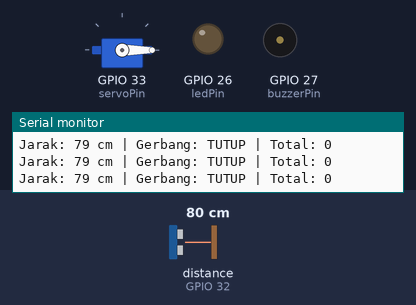
A sketch run on a simulated ESP32. On the bench: servo, output pins drawn as LEDs (lit = HIGH), buzzer (waves = sounding, pin HIGH), the last lines printed to the serial monitor. Wiring (inferred from the names in the program): ultrasonic range finder: trigger GPIO 25; echo GPIO 32. The inputs (shaded band) are chosen by the test bench; at power-on: distance to the obstacle (sensor on GPIO 32) 80 cm. The echo pulse lasts 58.3 µs per cm; WiFi joins after 1.5 s; servers stay silent unless stated; pins used as bus, display or sensor lines are not drawn.

Above: at 2.7 s.
2.8 s: distance to the obstacle (sensor on GPIO 32) set to 18 cm
4.5 s: distance to the obstacle (sensor on GPIO 32) set to 14 cm
At 5.13 s:
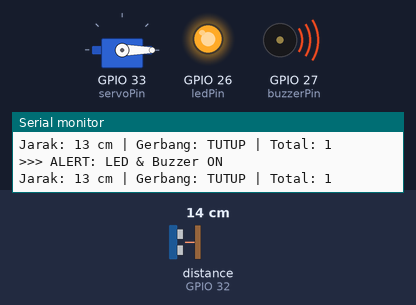
At 7.7 s:
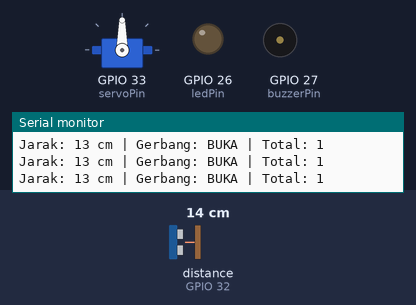
Timing chart, 0 to 9.2 s (numbered marks = the images above; inputs shaded):
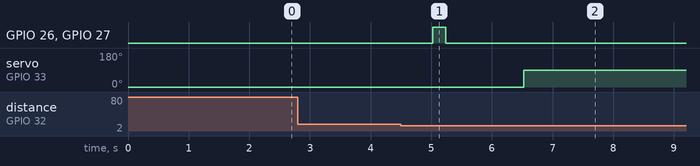

The sketch:

sketch_dec10a.ino
```cpp
#include <ESP32Servo.h>
#include <WiFi.h>
#include <WebServer.h>

const char* ssid = "Vivo Y17s";
const char* password = "Aditiaaaa";

const int trigPin = 25;
const int echoPin = 32;

const int servoPin = 33;

const int ledPin = 26;
const int buzzerPin = 27;

Servo gerbang;
WebServer server(80);

long duration;
int distance;

unsigned long lastDetectedTime = 0;
unsigned long firstDetectedTime = 0;
unsigned long alertStartTime = 0;

bool gateOpen = false;
bool detecting = false;
bool alertActive = false;
bool alertUsed = false;
bool wifiConnected = false;

int totalDetections = 0;
unsigned long totalResponseTime = 0;
int responseCount = 0;

const char webpage[] PROGMEM = R"=====(
<!DOCTYPE html>
<html>
<head>
<meta charset="UTF-8">
<meta name="viewport" content="width=device-width, initial-scale=1.0">
<title>Sistem Parkir Otomatis</title>
<style>
* {
  margin: 0;
  padding: 0;
  box-sizing: border-box;
}
body {
  font-family: 'Segoe UI', Tahoma, Geneva, Verdana, sans-serif;
  background: linear-gradient(135deg, #667eea 0%, #764ba2 100%);
  min-height: 100vh;
  padding: 20px;
}
.container {
  max-width: 1200px;
  margin: 0 auto;
}
.header {
  text-align: center;
  color: white;
  margin-bottom: 30px;
}
.header h1 {
  font-size: 2.5em;
  margin-bottom: 10px;
  text-shadow: 2px 2px 4px rgba(0,0,0,0.3);
}
.header p {
  font-size: 1.1em;
  opacity: 0.9;
}
.cards {
  display: grid;
  grid-template-columns: repeat(auto-fit, minmax(250px, 1fr));
  gap: 20px;
  margin-bottom: 30px;
}
.card {
  background: white;
  border-radius: 15px;
  padding: 25px;
  box-shadow: 0 10px 30px rgba(0,0,0,0.2);
  transition: transform 0.3s;
}
.card:hover {
  transform: translateY(-5px);
}
.card-header {
  display: flex;
  justify-content: space-between;
  align-items: center;
  margin-bottom: 15px;
}
.card-icon {
  font-size: 2em;
}
.card-label {
  font-size: 0.85em;
  color: #666;
  text-transform: uppercase;
  letter-spacing: 1px;
  font-weight: 600;
}
.card-value {
  font-size: 3em;
  font-weight: bold;
  color: #333;
  margin: 10px 0;
}
.card-unit {
  font-size: 0.9em;
  color: #999;
}
.card-blue { border-left: 5px solid #3498db; }
.card-purple { border-left: 5px solid #9b59b6; }
.card-orange { border-left: 5px solid #e67e22; }
.card-green { border-left: 5px solid #27ae60; }
.card-red { border-left: 5px solid #e74c3c; }
.status-bar {
  background: white;
  border-radius: 15px;
  padding: 25px;
  box-shadow: 0 10px 30px rgba(0,0,0,0.2);
  margin-bottom: 30px;
}
.status-content {
  display: flex;
  align-items: center;
  gap: 20px;
}
.status-icon {
  font-size: 2.5em;
}
.status-text h3 {
  font-size: 1.3em;
  margin-bottom: 5px;
  color: #333;
}
.status-text p {
  color: #666;
  font-size: 0.95em;
}
.status-badge {
  margin-left: auto;
  padding: 10px 20px;
  border-radius: 25px;
  font-weight: bold;
  font-size: 0.9em;
}
.badge-active {
  background: #ffeaa7;
  color: #d63031;
}
.badge-idle {
  background: #dfe6e9;
  color: #636e72;
}
.alert-active {
  background: linear-gradient(135deg, #fdcb6e 0%, #e17055 100%);
  animation: pulse 2s infinite;
}
@keyframes pulse {
  0%, 100% { opacity: 1; }
  50% { opacity: 0.8; }
}
.history {
  background: white;
  border-radius: 15px;
  padding: 25px;
  box-shadow: 0 10px 30px rgba(0,0,0,0.2);
}
.history h2 {
  color: #333;
  margin-bottom: 20px;
  font-size: 1.5em;
}
table {
  width: 100%;
  border-collapse: collapse;
}
th {
  background: #667eea;
  color: white;
  padding: 12px;
  text-align: left;
  font-weight: 600;
  text-transform: uppercase;
  font-size: 0.85em;
  letter-spacing: 0.5px;
}
td {
  padding: 12px;
  border-bottom: 1px solid #eee;
  color: #333;
}
tr:hover {
  background: #f8f9fa;
}
.live-indicator {
  display: inline-block;
  width: 10px;
  height: 10px;
  background: #27ae60;
  border-radius: 50%;
  margin-right: 8px;
  animation: blink 1s infinite;
}
@keyframes blink {
  0%, 100% { opacity: 1; }
  50% { opacity: 0.3; }
}
footer {
  text-align: center;
  color: white;
  margin-top: 30px;
  font-size: 0.9em;
  opacity: 0.8;
}
</style>
</head>
<body>
<div class="container">
  <div class="header">
    <h1>🚗 Sistem Parkir Otomatis</h1>
    <p>Real-time Monitoring Dashboard ESP32</p>
  </div>

  <div class="cards">
    <div class="card card-blue">
      <div class="card-header">
        <span class="card-icon">📡</span>
        <span class="card-label"><span class="live-indicator"></span>Live</span>
      </div>
      <div class="card-label">Jarak Deteksi</div>
      <div class="card-value" id="distance">-</div>
      <div class="card-unit">centimeter</div>
    </div>

    <div class="card card-purple">
      <div class="card-header">
        <span class="card-icon">📊</span>
        <span class="card-label">Total</span>
      </div>
      <div class="card-label">Mobil Terdeteksi</div>
      <div class="card-value" id="total">0</div>
      <div class="card-unit">kendaraan</div>
    </div>

    <div class="card card-orange">
      <div class="card-header">
        <span class="card-icon">⏱️</span>
        <span class="card-label">Rata-rata</span>
      </div>
      <div class="card-label">Waktu Respon</div>
      <div class="card-value" id="avgtime">0.0</div>
      <div class="card-unit">detik</div>
    </div>

    <div class="card" id="gateCard">
      <div class="card-header">
        <span class="card-icon" id="gateIcon">🚪</span>
        <span class="card-label">Status</span>
      </div>
      <div class="card-label">Kondisi Gerbang</div>
      <div class="card-value" id="gate">TUTUP</div>
      <div class="card-unit" id="gateDesc">Gerbang tertutup</div>
    </div>
  </div>

  <div class="status-bar" id="statusBar">
    <div class="status-content">
      <span class="status-icon" id="statusIcon">✓</span>
      <div class="status-text">
        <h3 id="statusTitle">Sistem Standby</h3>
        <p id="statusDesc">Menunggu kendaraan masuk zona deteksi (< 15cm)</p>
      </div>
      <div class="status-badge badge-idle" id="statusBadge">IDLE</div>
    </div>
  </div>

  <div class="history">
    <h2>📋 Data Real-time</h2>
    <table>
      <thead>
        <tr>
          <th>Waktu</th>
          <th>Jarak (cm)</th>
          <th>Status Deteksi</th>
          <th>Status Gerbang</th>
        </tr>
      </thead>
      <tbody id="historyTable">
      </tbody>
    </table>
    <h3>Waktu Respon</h3>
    <table>
      <thead>
        <tr>
          <th>Waktu Mulai</th>
          <th>Waktu Selesai</th>
          <th>Lama (detik)</th>
        </tr>
      </thead>
      <tbody id="responseTable"></tbody>
    </table>
  </div>

  <footer>
    🔧 ESP32 Parking System | Sensor: HC-SR04 | Aktuator: Servo SG90
  </footer>
</div>

<script>
let historyData = [];
let wasDetecting = false;
let detectStartTime = 0;


function updateData() {
  fetch('/data')
    .then(response => response.json())
    .then(data => {
      // Update jarak
      document.getElementById('distance').textContent = data.distance;

      // Update total deteksi
      document.getElementById('total').textContent = data.totalDetections;

      // Update waktu respon rata-rata
      document.getElementById('avgtime').textContent = data.avgResponseTime.toFixed(1);

      // Update status gerbang
      const gateCard = document.getElementById('gateCard');
      const gateIcon = document.getElementById('gateIcon');
      const gateText = document.getElementById('gate');
      const gateDesc = document.getElementById('gateDesc');

      if (data.gateOpen) {
        gateCard.className = 'card card-green';
        gateIcon.textContent = '🔓';
        gateText.textContent = 'BUKA';
        gateDesc.textContent = 'Gerbang terbuka';
      } else {
        gateCard.className = 'card card-red';
        gateIcon.textContent = '🔒';
        gateText.textContent = 'TUTUP';
        gateDesc.textContent = 'Gerbang tertutup';
      }

      // Update status bar
      const statusBar = document.getElementById('statusBar');
      const statusIcon = document.getElementById('statusIcon');
      const statusTitle = document.getElementById('statusTitle');
      const statusDesc = document.getElementById('statusDesc');
      const statusBadge = document.getElementById('statusBadge');

      if (data.detecting) {
        statusBar.className = 'status-bar alert-active';
        statusIcon.textContent = '⚠️';
        statusTitle.textContent = 'KENDARAAN TERDETEKSI';
        statusDesc.textContent = 'Jarak: ' + data.distance + 'cm - Gerbang akan ' +
          (data.gateOpen ? 'menutup setelah kendaraan lewat' : 'terbuka dalam 2 detik');
        statusBadge.className = 'status-badge badge-active';
        statusBadge.textContent = 'AKTIF';
      } else {
        statusBar.className = 'status-bar';
        statusIcon.textContent = '✓';
        statusTitle.textContent = 'Sistem Standby';
        statusDesc.textContent = 'Menunggu kendaraan masuk zona deteksi (< 15cm)';
        statusBadge.className = 'status-badge badge-idle';
        statusBadge.textContent = 'IDLE';
      }

      // Update history table
      const now = new Date();
      const timeStr = now.getHours().toString().padStart(2,'0') + ':' +
                      now.getMinutes().toString().padStart(2,'0') + ':' +
                      now.getSeconds().toString().padStart(2,'0');

if (data.detecting && !wasDetecting) {
    // simpan waktu mulai deteksi
    detectStartTime = Date.now();
    wasDetecting = true;

    // MASUKKAN 1x KE HISTORY
    historyData.unshift({
        time: timeStr,
        distance: data.distance,
        detecting: 'TERDETEKSI (PERTAMA)',
        gate: data.gateOpen ? 'BUKA' : 'TUTUP'
    });

    if (historyData.length > 10) historyData.pop();
}

    // KETIKA SUDAH TIDAK TERDETEKSI LAGI
    if (!data.detecting && wasDetecting) {
        wasDetecting = false;

        let startTime = new Date(detectStartTime);
        let endTime = new Date();
        let duration = ((endTime - startTime) / 1000).toFixed(1);

        // MASUKKAN KE TABEL WAKTU RESPON
        const responseTbody = document.getElementById('responseTable');
        const row = `
            <tr>
                <td>${startTime.toLocaleTimeString()}</td>
                <td>${endTime.toLocaleTimeString()}</td>
                <td><strong>${duration}</strong> detik</td>
            </tr>
        `;
        responseTbody.innerHTML = row + responseTbody.innerHTML;
    }
      const tbody = document.getElementById('historyTable');
      tbody.innerHTML = historyData.map(row =>
        '<tr>' +
        '<td>' + row.time + '</td>' +
        '<td><strong>' + row.distance + ' cm</strong></td>' +
        '<td>' + row.detecting + '</td>' +
        '<td>' + row.gate + '</td>' +
        '</tr>'
      ).join('');
    })
    .catch(err => console.error('Error:', err));
}

// Update setiap 500ms
setInterval(updateData, 500);
updateData();
</script>
</body>
</html>
)=====";

void setup() {
  Serial.begin(115200);

  pinMode(trigPin, OUTPUT);
  pinMode(echoPin, INPUT);
  pinMode(ledPin, OUTPUT);
  pinMode(buzzerPin, OUTPUT);

  digitalWrite(ledPin, LOW);
  digitalWrite(buzzerPin, LOW);

  gerbang.attach(servoPin, 500, 2400);
  gerbang.write(0);

  Serial.println();
  Serial.print("Mencoba koneksi ke WiFi: ");
  Serial.println(ssid);

  WiFi.begin(ssid, password);

  int wifiTimeout = 0;
  while (WiFi.status() != WL_CONNECTED && wifiTimeout < 20) {
    delay(500);
    Serial.print(".");
    wifiTimeout++;
  }

  Serial.println();

  if (WiFi.status() == WL_CONNECTED) {
    wifiConnected = true;
    Serial.println("✓ WiFi TERHUBUNG!");
    Serial.print("IP Address: ");
    Serial.println(WiFi.localIP());
    Serial.println("Buka browser dan akses IP di atas");

    server.on("/", HTTP_GET, []() {
      server.send_P(200, "text/html", webpage);
    });

    server.on("/data", HTTP_GET, []() {
      float avgTime = responseCount > 0 ? (float)totalResponseTime / responseCount / 1000.0 : 0.0;

      String json = "{";
      json += "\"distance\":" + String(distance) + ",";
      json += "\"gateOpen\":" + String(gateOpen ? "true" : "false") + ",";
      json += "\"detecting\":" + String(detecting ? "true" : "false") + ",";
      json += "\"totalDetections\":" + String(totalDetections) + ",";
      json += "\"avgResponseTime\":" + String(avgTime, 1);
      json += "}";

      server.send(200, "application/json", json);
    });

    server.begin();
    Serial.println("Web server started");
  } else {
    wifiConnected = false;
    Serial.println("✗ WiFi TIDAK TERHUBUNG");
    Serial.println("Mode STANDALONE - Sistem tetap berfungsi tanpa dashboard web");
    Serial.println("Sensor & Servo akan bekerja normal");
    WiFi.mode(WIFI_OFF);
  }

  Serial.println("\n=================================");
  Serial.println("SISTEM PARKIR SIAP!");
  Serial.println("=================================\n");
}

int getDistance() {
  digitalWrite(trigPin, LOW);
  delayMicroseconds(2);
  digitalWrite(trigPin, HIGH);
  delayMicroseconds(10);
  digitalWrite(trigPin, LOW);

  duration = pulseIn(echoPin, HIGH, 20000);
  if (duration == 0) return 999;

  return duration * 0.034 / 2;
}

void loop() {
  if (wifiConnected) {
    server.handleClient();
  }

  distance = getDistance();
  unsigned long currentTime = millis();

  Serial.print("Jarak: ");
  Serial.print(distance);
  Serial.print(" cm | Gerbang: ");
  Serial.print(gateOpen ? "BUKA" : "TUTUP");
  Serial.print(" | Total: ");
  Serial.println(totalDetections);

  if (distance > 0 && distance < 15) {
    lastDetectedTime = currentTime;

    if (!detecting) {
      detecting = true;
      firstDetectedTime = currentTime;
      alertUsed = false;
      totalDetections++;
      Serial.println(">>> MOBIL TERDETEKSI! <<<");
    }

    if (!alertUsed && !alertActive && (currentTime - firstDetectedTime >= 500)) {
      digitalWrite(ledPin, HIGH);
      digitalWrite(buzzerPin, HIGH);
      alertStartTime = currentTime;
      alertActive = true;
      alertUsed = true;
      Serial.println(">>> ALERT: LED & Buzzer ON");
    }

    if (alertActive && (currentTime - alertStartTime >= 200)) {
      digitalWrite(ledPin, LOW);
      digitalWrite(buzzerPin, LOW);
      alertActive = false;
      Serial.println(">>> ALERT: LED & Buzzer OFF");
    }

    if (!gateOpen && (currentTime - firstDetectedTime >= 2000)) {
      gerbang.write(90);
      gateOpen = true;
      Serial.println(">>> GERBANG DIBUKA");
    }
  }

  if (gateOpen && (currentTime - lastDetectedTime >= 2000)) {
    unsigned long responseTime = currentTime - firstDetectedTime;
    totalResponseTime += responseTime;
    responseCount++;

    gerbang.write(0);
    gateOpen = false;
    detecting = false;
    alertUsed = false;
    alertActive = false;

    digitalWrite(ledPin, LOW);
    digitalWrite(buzzerPin, LOW);

    Serial.println(">>> GERBANG DITUTUP");
    Serial.print(">>> Waktu respon: ");
    Serial.print(responseTime / 1000.0);
    Serial.println(" detik");
  }

  delay(50);
}
```

Measured:
- the behaviour switches between 16 and 15 cm on distance to the obstacle (sensor on GPIO 32) (found by bisection; images 0 and 1)
- after the input at 4.5 s, GPIO 26 (ledPin), GPIO 27 (buzzerPin): LOW → HIGH after 0.53 s, → LOW 0.21 s later; servo on GPIO 33 (servoPin): 0° → 90° after 2.0 s
